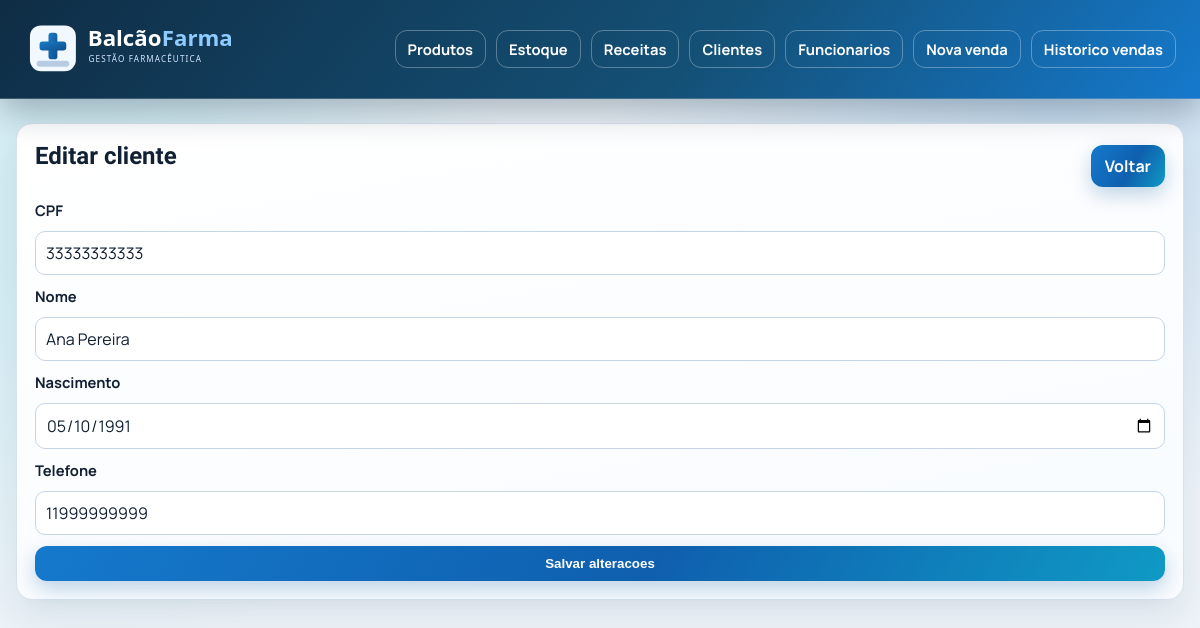
The page /clientes/editar?cpf=33333333333 on the database its author committed.
### tables this page shows
CREATE TABLE Cliente (
    cpf VARCHAR(14) PRIMARY KEY,  
    nome VARCHAR(255) NOT NULL,
    data_nascimento DATE,
    telefone VARCHAR(20),
    ativo BOOLEAN NOT NULL DEFAULT TRUE
);

### App/Views/MainView.php (called while the page is built, shortened)
<?php
class MainView
{
	private string $fileName;
	public function __construct(string $fileName)
	{
		$this->fileName = $fileName;
	}
	public function render(array $params = []): void
	{
		$viewFile = __DIR__ . '/pages/' . $this->fileName . '.php';
		require __DIR__ . '/pages/_layout_header.php';
		require $viewFile;
		require __DIR__ . '/pages/_layout_footer.php';
	}
}

### App/Controllers/Controller.php (called while the page is built, shortened)
<?php
class Controller
{
	private array $params = [];
	public function __construct(array $segments = [])
	{
		$this->request = $_REQUEST;
	}
	protected function render(string $viewName): void
	{
		$view = new MainView($viewName);
		$view->render($this->params);
	}
	protected function addParam(string $key, mixed $value): void
	{
		$this->params[$key] = $value;
	}
}

### App/Application.php (called while the page is built, shortened)
<?php
class Application
{
	public function executar(): void
	{
		$rawUrl = $_GET['url'] ?? '';
		$segments = $this->parseUrl($rawUrl);
		$controller = new $controllerFqcn($segments);
		$controller->executar();
	}
	private function parseUrl(string $url): array
	{
		$url = trim($url);
		$clean = trim($url, '/');
		return array_values(array_filter(explode('/', $clean), static function ($part) {
			return $part !== '';
		}));
	}
}

### index.php (called while the page is built, shortened)
<?php
$app = new Application();
$app->executar();

### App/DAO/Connection.php (called while the page is built, shortened)
<?php
class Connection
{
	private static ?PDO $conn = null;
	public static function getConn(): PDO
	{
		if (self::$conn === null) {
			$host = getenv('DB_HOST') ?: '127.0.0.1';
			$port = getenv('DB_PORT') ?: '3306';
			$name = getenv('DB_NAME') ?: 'farmacia_db';
			$user = getenv('DB_USER') ?: 'root';
			$pass = getenv('DB_PASS') ?: '';
			$dsn = sprintf('mysql:host=%s;port=%s;dbname=%s;charset=utf8mb4', $host, $port, $name);
			try {
				self::$conn = new PDO($dsn, $user, $pass, [
					PDO::ATTR_ERRMODE => PDO::ERRMODE_EXCEPTION,
					PDO::ATTR_DEFAULT_FETCH_MODE => PDO::FETCH_ASSOC,
				]);
			} catch (PDOException $e) {
				http_response_code(500);
				die('Database connection failed: ' . $e->getMessage());
			}
		}
		return self::$conn;
	}
}

### App/DAO/ClienteDAO.php (called while the page is built, shortened)
<?php
class ClienteDAO
{
	private PDO $conn;
	public function __construct()
	{
		$this->conn = Connection::getConn();
	}
	public function buscarPorCpf(string $cpf): ?array
	{
		$cpfDigits = $this->cpfDigits($cpf);
		$sql = "SELECT cpf, nome, data_nascimento, telefone
				FROM Cliente
				WHERE REPLACE(REPLACE(REPLACE(cpf, '.', ''), '-', ''), ' ', '') = :cpf
				LIMIT 1";
		$stmt = $this->conn->prepare($sql);
		$stmt->bindValue(':cpf', $cpfDigits);
		$stmt->execute();
		$row = $stmt->fetch();
		return $row !== false ? $row : null;
	}
	private function cpfDigits(string $cpf): string
	{
		return preg_replace('/\\D+/', '', $cpf) ?: '';
	}
}

### App/Views/pages/clientes/editar.php (the view, shortened to what this page needs)
<?php
$clienteSeguro = is_array($cliente ?? null) ? $cliente : null;
$cpf = (string) ($clienteSeguro['cpf'] ?? '');
$baseUrl = (string) ($GLOBALS['BASE_URL'] ?? '');
$returnToSeguro = isset($returnTo) && is_string($returnTo) ? $returnTo : '/clientes';
$returnToHref = str_starts_with($returnToSeguro, '/')
	? $baseUrl . $returnToSeguro
	: $returnToSeguro;
?>
<div class="card">
	<div class="section-head">
		<h2>Editar cliente</h2>
		<a class="btn-inline" href="<?= htmlspecialchars($returnToHref, ENT_QUOTES, 'UTF-8') ?>">Voltar</a>
	</div>
	<?php if ($clienteSeguro === null || $cpf === ''): ?>
		<p class="muted">Cliente nao encontrado.</p>
	<?php else: ?>
		<form method="POST" action="<?= htmlspecialchars($baseUrl . '/clientes/atualizar', ENT_QUOTES, 'UTF-8') ?>">
			<label>CPF</label>
			<input name="cpf_novo" value="<?= htmlspecialchars($cpf, ENT_QUOTES, 'UTF-8') ?>" maxlength="14" required>
			<label>Nome</label>
			<input name="nome" value="<?= htmlspecialchars((string) ($clienteSeguro['nome'] ?? ''), ENT_QUOTES, 'UTF-8') ?>" required>
			<label>Nascimento</label>
			<input type="date" name="data_nascimento" value="<?= htmlspecialchars((string) ($clienteSeguro['data_nascimento'] ?? ''), ENT_QUOTES, 'UTF-8') ?>">
			<label>Telefone</label>
			<input name="telefone" value="<?= htmlspecialchars((string) ($clienteSeguro['telefone'] ?? ''), ENT_QUOTES, 'UTF-8') ?>">
			<button type="submit">Salvar alteracoes</button>
		</form>
	<?php endif; ?>
</div>

### App/Views/pages/_layout_header.php (style rules this page uses)
:root { --bg: #edf3f8; --surface: #ffffff; --surface-soft: #f7fbff; --surface-strong: #0f2d45; --text: #112033; --text-soft: #4a6177; --line: #d7e2ed; --accent: #1579cc; --accent-strong: #0a5aa1; --accent-soft: #e7f3ff; --ok-bg: #dcfce7; --ok-text: #166534; --err-bg: #fee2e2; --err-text: #991b1b; --radius-sm: 10px; --radius-ui: 12px; --radius-card: 16px; --radius-lg: 18px; --radius-md: 12px; --shadow: 0 16px 36px rgba(16, 40, 70, 0.08); }
* { box-sizing: border-box; }
body { margin: 0; font-family: "Manrope", "Segoe UI", sans-serif; background: radial-gradient(circle at 88% 6%, rgba(21, 121, 204, 0.18), transparent 36%), radial-gradient(circle at 8% 28%, rgba(31, 194, 212, 0.16), transparent 34%), var(--bg); color: var(--text); min-height: 100vh; }
a { color: var(--accent-strong); }
.card { background: linear-gradient(170deg, #ffffff, #f9fcff 80%); border: 1px solid var(--line); border-radius: var(--radius-card); padding: 18px; margin-bottom: 16px; box-shadow: var(--shadow); animation: card-enter 0.32s ease; }
.card h2, .card h3 { font-family: "Sora", "Manrope", sans-serif; margin-top: 0; }
.section-head { display: flex; align-items: center; justify-content: space-between; gap: 14px; margin-bottom: 10px; }
.btn-inline, button, .button-link { display: inline-flex; align-items: center; justify-content: center; padding: 10px 14px; border-radius: var(--radius-ui); text-decoration: none; font-weight: 700; border: 0; cursor: pointer; transition: transform 0.16s ease, box-shadow 0.16s ease, background-color 0.16s ease; background: linear-gradient(120deg, #1579cc, #0f5fae 55%, #0f9ac5); color: #fff; box-shadow: 0 8px 20px rgba(13, 86, 153, 0.25); }
form { display: grid; gap: 11px; }
label { font-weight: 700; font-size: 0.92rem; }
input, select, textarea { padding: 10px; border: 1px solid #c6d5e4; border-radius: var(--radius-sm); font: inherit; background: #fff; color: var(--text); }

### rows shown on the page
cliente: cpf_novo "33333333333", nome "Ana Pereira", data_nascimento "05/10/1991", telefone "11999999999"
